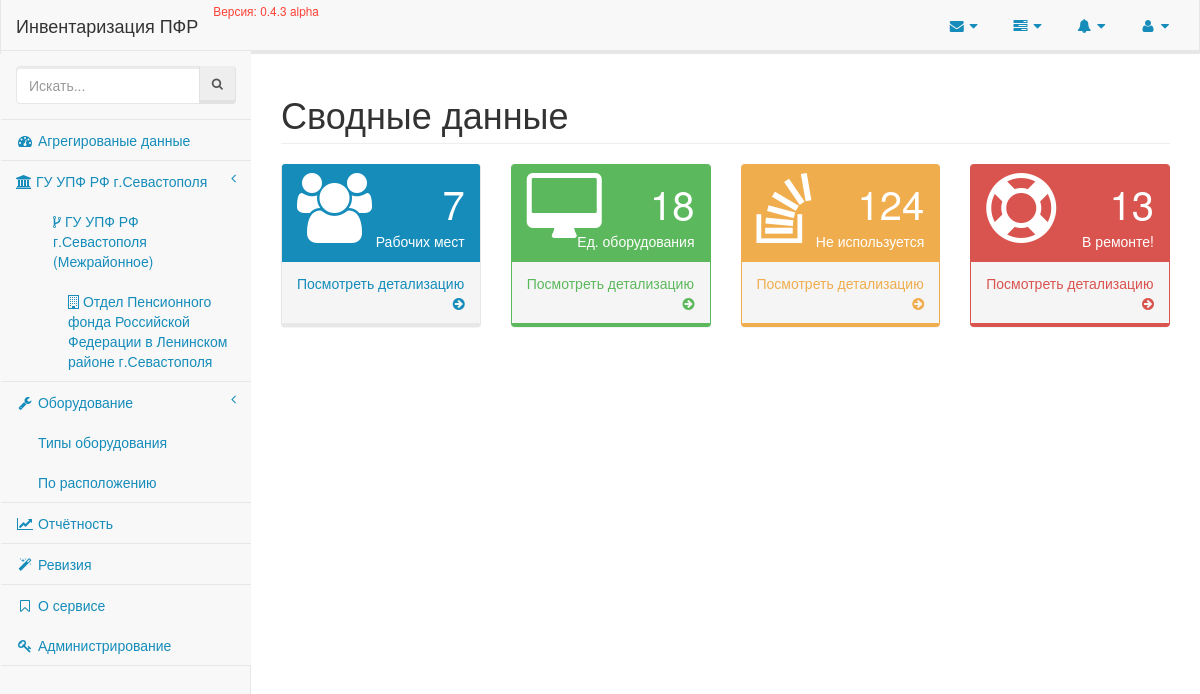
Page /enterprise/v1/ on the committed database.
### enterprise/models/organisation.py (models this page shows, shortened)
class Organisation(models.Model):
    title = models.CharField(_('Наименование'), max_length=80, unique=True, db_index=True)
    short_title = models.CharField(_('Краткое наименование'), max_length=40, unique=True, blank=True)
    parent = models.ForeignKey('self', related_name='subordinates', default=0, blank=True, null=True, verbose_name='В подчинении')
    @staticmethod
    def all():
        return Organisation.objects.all()
    class Meta:
        verbose_name = _('Организация')
        verbose_name_plural = _('Организации')
        app_label = 'enterprise'

### enterprise/views.py (the view)
class Dashboard(TemplateView, DashboardMixin):
    template_name = 'employee/employees.html'

### enterprise/models/employee.py (called while the page is built)
    @staticmethod
    def all():
        results = Employee.objects.all()
        results = results.select_related('organisation', 'department', 'location')
        return results

### enterprise/templatetags/organisations_menu.py (called while the page is built)
@register.inclusion_tag('partials/organisations_menu.html')
def organisations_menu():
    menu = Organisation.all().filter(parent=None)
    return {'menu': menu}

### enterprise/views.py (called while the page is built)
    @cached_property
    def employees(self):
        selection = Employee.all()
        return {
            'count': selection.count()
        }

    @cached_property
    def equipments(self):
        selection = Equipment.all()
        return {
            'count': selection.count()
        }

    def page(self):
        return {
            'title': 'Инвентаризация оборудования'
        }

### equipment/models/equipment.py (called while the page is built)
    @staticmethod
    def all():
        results = Equipment.objects.all()
        results = results.select_related(
            'type', 'responsible__location', 'responsible__department', 'responsible', 'responsible__organisation'
        )
        return results

### events/templatetags/events.py (called while the page is built)
@register.inclusion_tag('partials/_events.html')
def events():
    logs = LogEntry.objects.select_related('content_type').all().order_by('-action_time')[:5]
    return {
        'events': logs
    }

### inventory/__init__.py (called while the page is built)
def appname(request):
    return {'appname': __appname__}

def app_version(request):
    return {'app_version': __version__}

### enterprise/templates/employee/employees.html (shortened to what this page needs)
{% extends 'layouts/application.html' %}
{% block dashboard %}
    {% include 'partials/dashboard.html' %}
{% endblock %}

### templates/partials/organisations_menu.html
{% for item in menu %}
    <li>
        <a href="{% url 'enterprise:detail' item.pk %}">
            <span class="fa fa-institution"> </span>
            {{ item.title }}
            <span class="fa arrow"></span>
        </a>
            <ul class="nav nav-third-level">
                {% for subordinate in item.subordinates.all %}
                    <li>
                        <a href="{% url 'enterprise:detail' subordinate.pk %}">
                            <span class="fa fa-code-fork"> </span>
                            {{ subordinate.title }}
                        </a>
                            <ul class="nav nav-fourth-level">
                                {% for sub in subordinate.subordinates.all %}
                                    <li>
                                        <a href="{% url 'enterprise:detail' sub.pk %}">
                                            <span class="fa fa-building-o"> </span>
                                            {{ sub.title }}
                                        </a>
                                    </li>
                                {% endfor %}
                            </ul>
                    </li>
                {% endfor %}
            </ul>
    </li>
{% endfor %}

### rows in the picture
Organisation: title "ГУ УПФ РФ г.Севастополя"
Organisation: title "ГУ УПФ РФ г.Севастополя (Межрайонное)"
Organisation: title "Отдел Пенсионного фонда Российской Федерации в Ленинском районе г.Севастополя"

### other values in the picture
{{ appname }} "Инвентаризация ПФР"
{{ app_version }} "0.4.3 alpha"
{{ view.employees.count }} "7"
{{ view.equipments.count }} "18"
